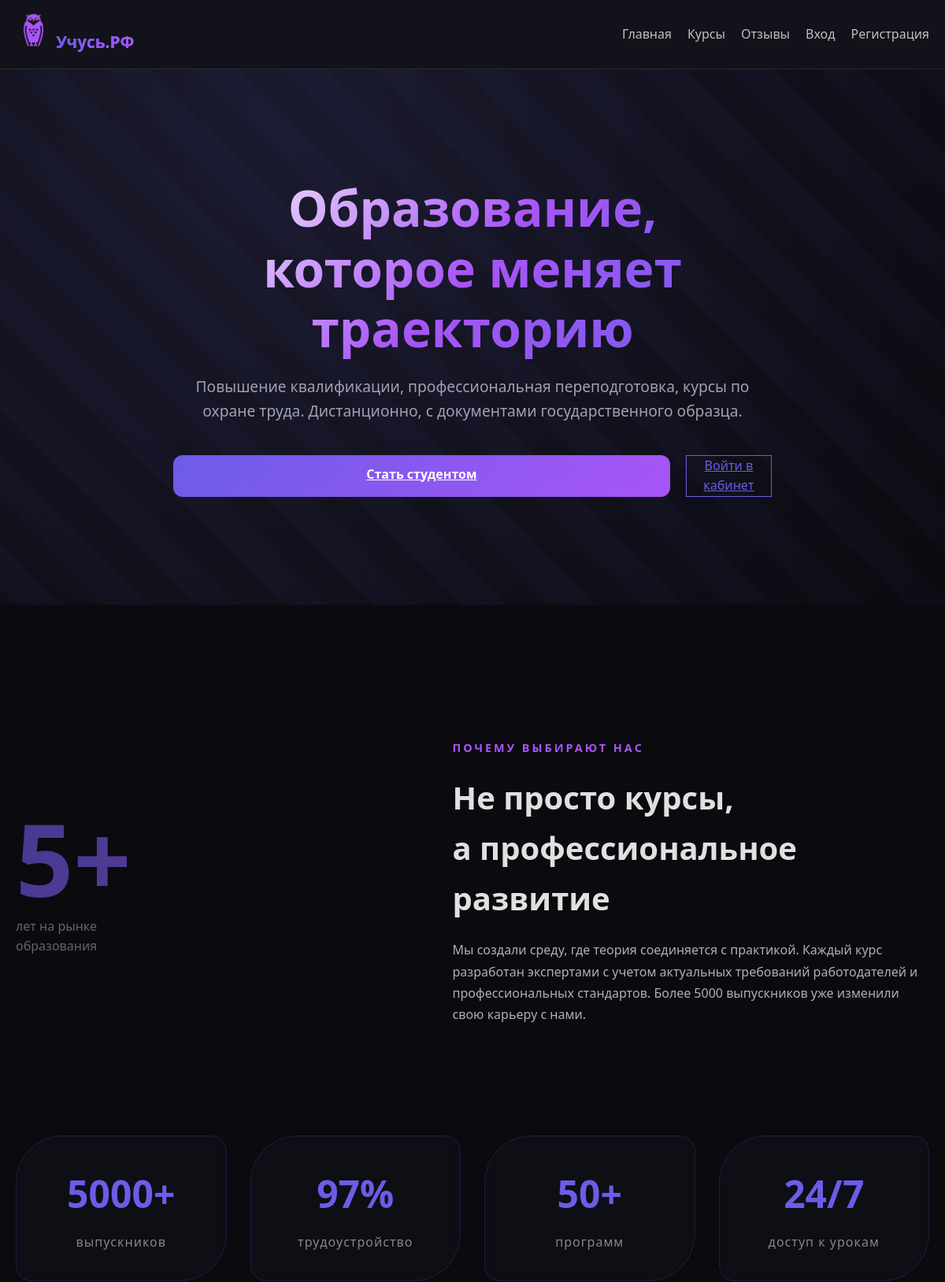
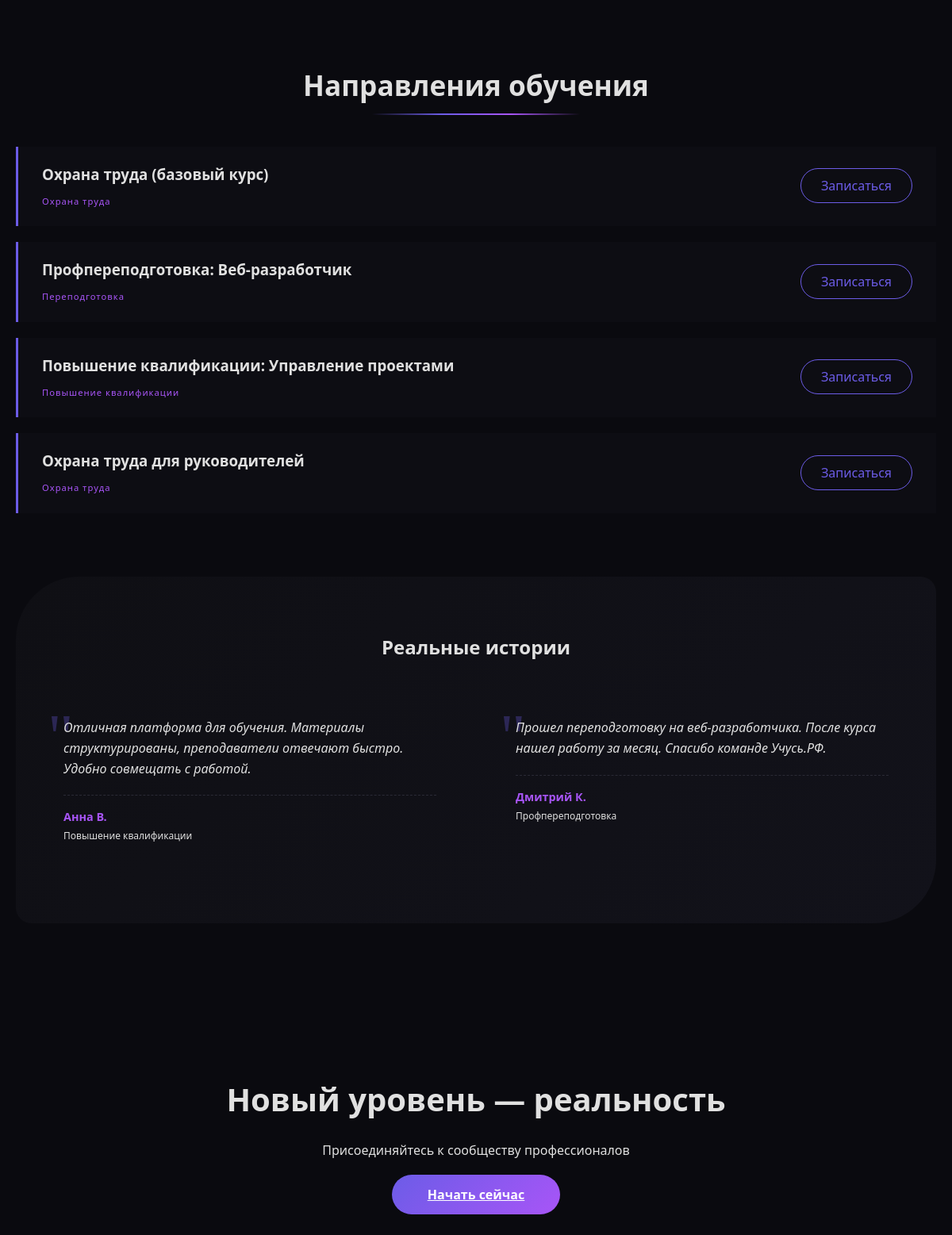
The page / (upper part) on the database its author committed (2 pictures, top to bottom).
### tables this page shows
CREATE TABLE `courses` (
  `id` int(11) NOT NULL,
  `name` varchar(100) NOT NULL,
  `type` varchar(50) NOT NULL
);

### index.php (the view, shortened to what this page needs)
<?php
require_once 'includes/db.php';
$courses = $pdo->query("SELECT * FROM courses LIMIT 4")->fetchAll();
$reviews = $pdo->query("
    SELECT r.*, u.fio, c.name as course_name
    FROM reviews r
    JOIN users u ON r.user_id = u.id
    JOIN applications a ON r.application_id = a.id
    JOIN courses c ON a.course_id = c.id
    ORDER BY r.created_at DESC
    LIMIT 2
")->fetchAll();
?>
<!DOCTYPE html>
<html lang="ru">
<head>
    <link rel="stylesheet" href="css/style.css">
</head>
<body>
    <header>
        <div class="header-container">
            <div class="logo">
                <img src="uploads\logo-icon.png.png" alt="Учусь.РФ" style="height: 45px; width: auto;">
                <span style="background: linear-gradient(135deg, #6c5ce7, #a855f7); -webkit-background-clip: text; background-clip: text; color: transparent; font-weight: bold; font-size: 1.3rem;">Учусь.РФ</span>
            </div>
            <nav>
                <a href="index.php">Главная</a>
                <a href="#courses">Курсы</a>
                <a href="#reviews">Отзывы</a>
                <?php if (isset($_SESSION['user_id'])): ?>
                    <a href="dashboard.php">Кабинет</a>
                    <a href="logout.php">Выход</a>
                <?php else: ?>
                    <a href="login.php">Вход</a>
                    <a href="register.php">Регистрация</a>
                <?php endif; ?>
            </nav>
        </div>
    </header>
    <main>
        <div class="hero">
            <div class="hero-bg"></div>
            <div class="hero-content">
                <h1>Образование,<br>которое меняет траекторию</h1>
                <p>Повышение квалификации, профессиональная переподготовка, курсы по охране труда. Дистанционно, с документами государственного образца.</p>
                <div class="hero-buttons">
                    <?php if (isset($_SESSION['user_id'])): ?>
                        <a href="application.php" class="btn-primary">Начать обучение</a>
                    <?php else: ?>
                        <a href="register.php" class="btn-primary">Стать студентом</a>
                        <a href="login.php" class="btn-outline">Войти в кабинет</a>
                    <?php endif; ?>
                </div>
            </div>
        </div>
        <div class="container">
            <div class="about">
                <div class="about-inner">
                    <div>
                        <div class="about-number">5+</div>
                        <div style="color: #666; margin-top: 10px;">лет на рынке<br>образования</div>
                    </div>
                    <div>
                        <h3>Почему выбирают нас</h3>
                        <h2>Не просто курсы,<br>а профессиональное развитие</h2>
                        <p>Мы создали среду, где теория соединяется с практикой. Каждый курс разработан экспертами с учетом актуальных требований работодателей и профессиональных стандартов. Более 5000 выпускников уже изменили свою карьеру с нами.</p>
                    </div>
                </div>
            </div>
            <div class="stats-showcase">
                <div class="stat-item"><div class="stat-value">5000+</div><div class="stat-label">выпускников</div></div>
                <div class="stat-item"><div class="stat-value">97%</div><div class="stat-label">трудоустройство</div></div>
                <div class="stat-item"><div class="stat-value">50+</div><div class="stat-label">программ</div></div>
                <div class="stat-item"><div class="stat-value">24/7</div><div class="stat-label">доступ к урокам</div></div>
            </div>
            <div class="courses-head" id="courses"><h2>Направления обучения</h2></div>
            <div class="course-list">
                <?php foreach ($courses as $course): ?>
                <div class="course-row">
                    <div class="course-info">
                        <h3><?= htmlspecialchars($course['name']) ?></h3>
                        <span class="course-type-badge"><?= htmlspecialchars($course['type']) ?></span>
                    </div>
                    <div class="course-action">
                        <?php if (isset($_SESSION['user_id'])): ?>
                            <a href="application.php?course_id=<?= $course['id'] ?>">Выбрать</a>
                        <?php else: ?>
                            <a href="register.php">Записаться</a>
                        <?php endif; ?>
                    </div>
                </div>
                <?php endforeach; ?>
            </div>
            <div id="reviews" class="testimonials">
                <h2 style="text-align: center;">Реальные истории</h2>
                <div class="testimonials-grid">
                    <?php if (count($reviews) > 0): ?>
                        <?php foreach ($reviews as $review): ?>
                        <div class="testimonial-card">
                            <div class="quote-mark">"</div>
                            <div class="testimonial-text"><?= htmlspecialchars(mb_substr($review['review_text'], 0, 120)) ?>...</div>
                            <div class="testimonial-author"><strong><?= htmlspecialchars($review['fio']) ?></strong><br><small><?= htmlspecialchars($review['course_name']) ?></small></div>
                        </div>
                        <?php endforeach; ?>
                    <?php else: ?>
                        <div class="testimonial-card"><div class="quote-mark">"</div><div class="testimonial-text">Отличная платформа для обучения. Материалы структурированы, преподаватели отвечают быстро. Удобно совмещать с работой.</div><div class="testimonial-author"><strong>Анна В.</strong><br><small>Повышение квалификации</small></div></div>
                        <div class="testimonial-card"><div class="quote-mark">"</div><div class="testimonial-text">Прошел переподготовку на веб-разработчика. После курса нашел работу за месяц. Спасибо команде Учусь.РФ.</div><div class="testimonial-author"><strong>Дмитрий К.</strong><br><small>Профпереподготовка</small></div></div>
                    <?php endif; ?>
                </div>
            </div>
        </div>
        <div class="cta-wave">
            <h2>Новый уровень — реальность</h2>
            <p style="margin-bottom: 30px;">Присоединяйтесь к сообществу профессионалов</p>
            <?php if (isset($_SESSION['user_id'])): ?>
                <a href="application.php" class="btn-primary">Подать заявку</a>
            <?php else: ?>
                <a href="register.php" class="btn-primary">Начать сейчас</a>
            <?php endif; ?>
        </div>
    </main>
</body>
</html>

### style.css (style rules this page uses)
* { margin: 0; padding: 0; box-sizing: border-box; }
body { font-family: 'Segoe UI', Tahoma, Geneva, Verdana, sans-serif; background: #0a0a0f; color: #e0e0e0; line-height: 1.6; }
header { background: #12121a; border-bottom: 1px solid #2a2a35; padding: 1rem 0; position: sticky; top: 0; z-index: 100; }
.header-container { max-width: 1200px; margin: 0 auto; padding: 0 20px; display: flex; justify-content: space-between; align-items: center; flex-wrap: wrap; gap: 15px; }
.logo { font-size: 1.5rem; font-weight: bold; background: linear-gradient(135deg, #6c5ce7, #a855f7); -webkit-background-clip: text; background-clip: text; color: transparent; }
nav { display: flex; gap: 20px; }
nav a { color: #c0c0c0; text-decoration: none; transition: color 0.3s; }
.container { max-width: 1200px; margin: 0 auto; padding: 30px 20px; }
.btn-primary { width: 100%; padding: 12px; background: linear-gradient(135deg, #6c5ce7, #a855f7); border: none; border-radius: 12px; color: white; font-size: 1rem; font-weight: bold; cursor: pointer; transition: transform 0.2s, box-shadow 0.2s; }
.btn-outline { background: transparent; border: 1px solid #6c5ce7; color: #6c5ce7; }

### rows shown on the page
courses: name "Охрана труда (базовый курс)", type "Охрана труда"
courses: name "Профпереподготовка: Веб-разработчик", type "Переподготовка"
courses: name "Повышение квалификации: Управление проектами", type "Повышение квалификации"
courses: name "Охрана труда для руководителей", type "Охрана труда"
